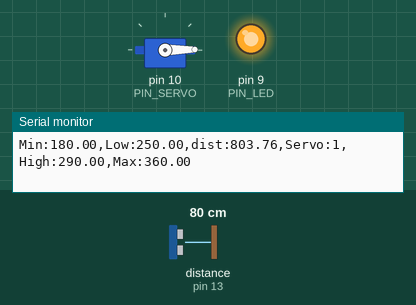
Bench run of a sketch on a simulated Arduino Uno, built with avr-gcc and run on an emulated ATmega328P. On the bench: servo, output pins drawn as LEDs (lit = HIGH), the last lines printed to the serial monitor. Wiring (inferred from the names in the program): ultrasonic range finder: trigger pin 12; echo pin 13. Dashed ring = blinking. Inputs (shaded band) come from the test bench; at power-on: distance to the obstacle (sensor on pin 13) 80 cm. The echo pulse lasts 58.3 µs per cm; pins used as bus, display or sensor lines are not drawn.

Above: at 1.2 s.
1.3 s: distance to the obstacle (sensor on pin 13) set to 18 cm
At 2.7 s:
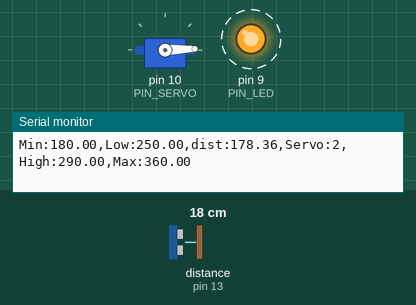
4.3 s: distance to the obstacle (sensor on pin 13) set to 35 cm
At 7.1 s:
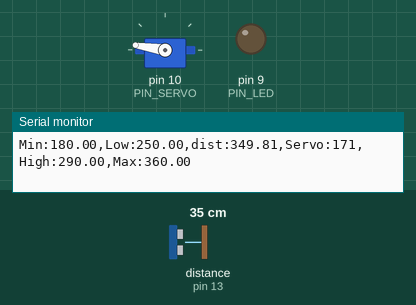
7.3 s: distance to the obstacle (sensor on pin 13) set to 2 cm
At 8.3 s:
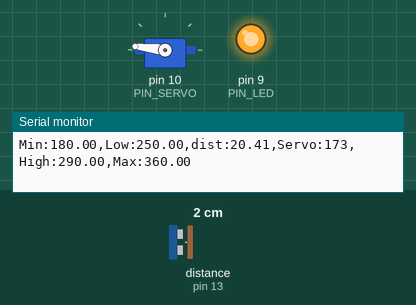
9.0 s: distance to the obstacle (sensor on pin 13) set to 18 cm
At 9.15 s:
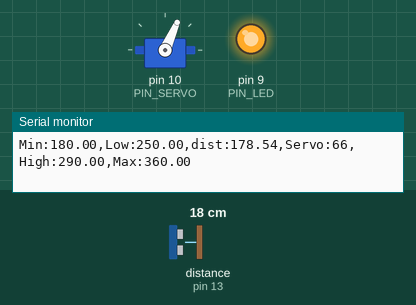
12.0 s: distance to the obstacle (sensor on pin 13) set to 4 cm
At 13.0 s:
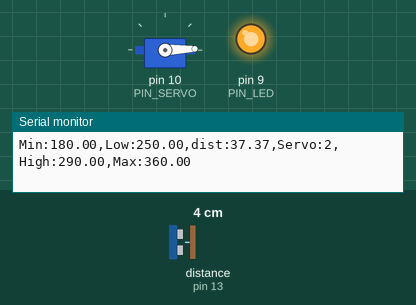
Timing chart, 0 to 14.5 s (numbered marks = the images above; inputs shaded):
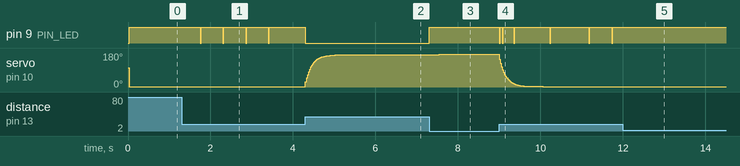

Measured:
- after the input at 1.3 s, pin 9 (PIN_LED): alternates HIGH for 0.53 s and LOW for 0.02 s, starting after 0.45 s; servo on pin 10 (PIN_SERVO): 1° → 2° after 0.55 s
- after the input at 7.3 s, pin 9 (PIN_LED): LOW → HIGH at once
- after the input at 9.0 s, servo on pin 10 (PIN_SERVO): moves from 173° to 2° over 1.0 s, starting at once
- after the input at 12.0 s, pin 9 (PIN_LED): stops changing and stays HIGH

The sketch:

11_example_1.ino
```cpp
#include <Servo.h>

// Arduino pin assignment
#define PIN_LED   9   // LED active-low
#define PIN_TRIG  12  // sonar sensor TRIGGER
#define PIN_ECHO  13  // sonar sensor ECHO
#define PIN_SERVO 10  // servo motor

// configurable parameters for sonar
#define SND_VEL 346.0     // sound velocity at 24 celsius degree (unit: m/sec)
#define INTERVAL 25      // sampling interval (unit: msec)
#define PULSE_DURATION 10 // ultra-sound Pulse Duration (unit: usec)
#define _DIST_MIN 180.0   // minimum distance to be measured (unit: mm)
#define _DIST_MAX 360.0   // maximum distance to be measured (unit: mm)

#define TIMEOUT ((INTERVAL / 2) * 1000.0) // maximum echo waiting time (unit: usec)
#define SCALE (0.001 * 0.5 * SND_VEL) // coefficent to convert duration to distance

#define _EMA_ALPHA 0.15    // EMA weight of new sample (range: 0 to 1)
                          // Setting EMA to 1 effectively disables EMA filter.

// Target Distance
#define _TARGET_LOW  250.0
#define _TARGET_HIGH 290.0

// duty duration for myservo.writeMicroseconds()
// NEEDS TUNING (servo by servo)

#define _DUTY_MIN 550 // servo full clockwise position (0 degree)
#define _DUTY_NEU 1600 // servo neutral position (90 degree)
#define _DUTY_MAX 2400 // servo full counterclockwise position (180 degree)

// global variables
float  dist_ema, dist_prev = _DIST_MAX; // unit: mm
unsigned long last_sampling_time;       // unit: ms

Servo myservo;

void setup() {
  // initialize GPIO pins
  pinMode(PIN_LED, OUTPUT);
  pinMode(PIN_TRIG, OUTPUT);    // sonar TRIGGER
  pinMode(PIN_ECHO, INPUT);     // sonar ECHO
  digitalWrite(PIN_TRIG, LOW);  // turn-off Sonar

  myservo.attach(PIN_SERVO);
  myservo.writeMicroseconds(_DUTY_NEU);

  // initialize USS related variables
  dist_prev = _DIST_MIN; // raw distance output from USS (unit: mm)

  // initialize serial port
  Serial.begin(115200);
}

void loop() {
  float  dist_raw, dist_filtered;

  // wait until next sampling time.
  // millis() returns the number of milliseconds since the program started.
  // will overflow after 50 days.
  if (millis() < last_sampling_time + INTERVAL)
    return;

  // get a distance reading from the USS
  dist_raw = USS_measure(PIN_TRIG, PIN_ECHO);

  // the range filter
  if ((dist_raw == 0.0) || (dist_raw > _DIST_MAX)) {
      dist_filtered = dist_prev;
      digitalWrite(PIN_LED, HIGH);
    } else if (dist_raw < _DIST_MIN) {
      digitalWrite(PIN_LED, HIGH);
      dist_filtered = dist_prev;
    } else {    // In desired Range
      digitalWrite(PIN_LED, LOW);
      dist_filtered = dist_raw;
      dist_prev = dist_raw;
  }

  // Modify the below line to implement the EMA equation
  dist_ema = _EMA_ALPHA * dist_filtered + (1-_EMA_ALPHA) * dist_ema;

  // adjust servo position according to the USS read value
  // add your code here!

  int servo_duty;
  if(dist_ema <= _DIST_MIN){
    servo_duty = _DUTY_MIN;
  }else if(dist_ema >= _DIST_MAX){
    servo_duty = _DUTY_MAX;
  }else{
    servo_duty = map(dist_ema, _DIST_MIN, _DIST_MAX, _DUTY_MIN, _DUTY_MAX);
  }

  myservo.writeMicroseconds(servo_duty);
  // output the distance to the serial port
  Serial.print("Min:");    Serial.print(_DIST_MIN);
  Serial.print(",Low:");   Serial.print(_TARGET_LOW);
  Serial.print(",dist:");  Serial.print(dist_raw);
  Serial.print(",Servo:"); Serial.print(myservo.read());
  Serial.print(",High:");  Serial.print(_TARGET_HIGH);
  Serial.print(",Max:");   Serial.print(_DIST_MAX);
  Serial.println("");

  // update last sampling time
  last_sampling_time += INTERVAL;
}

// get a distance reading from USS. return value is in millimeter.
float USS_measure(int TRIG, int ECHO)
{
  digitalWrite(TRIG, HIGH);
  delayMicroseconds(PULSE_DURATION);
  digitalWrite(TRIG, LOW);

  return pulseIn(ECHO, HIGH, TIMEOUT) * SCALE; // unit: mm
}
```
